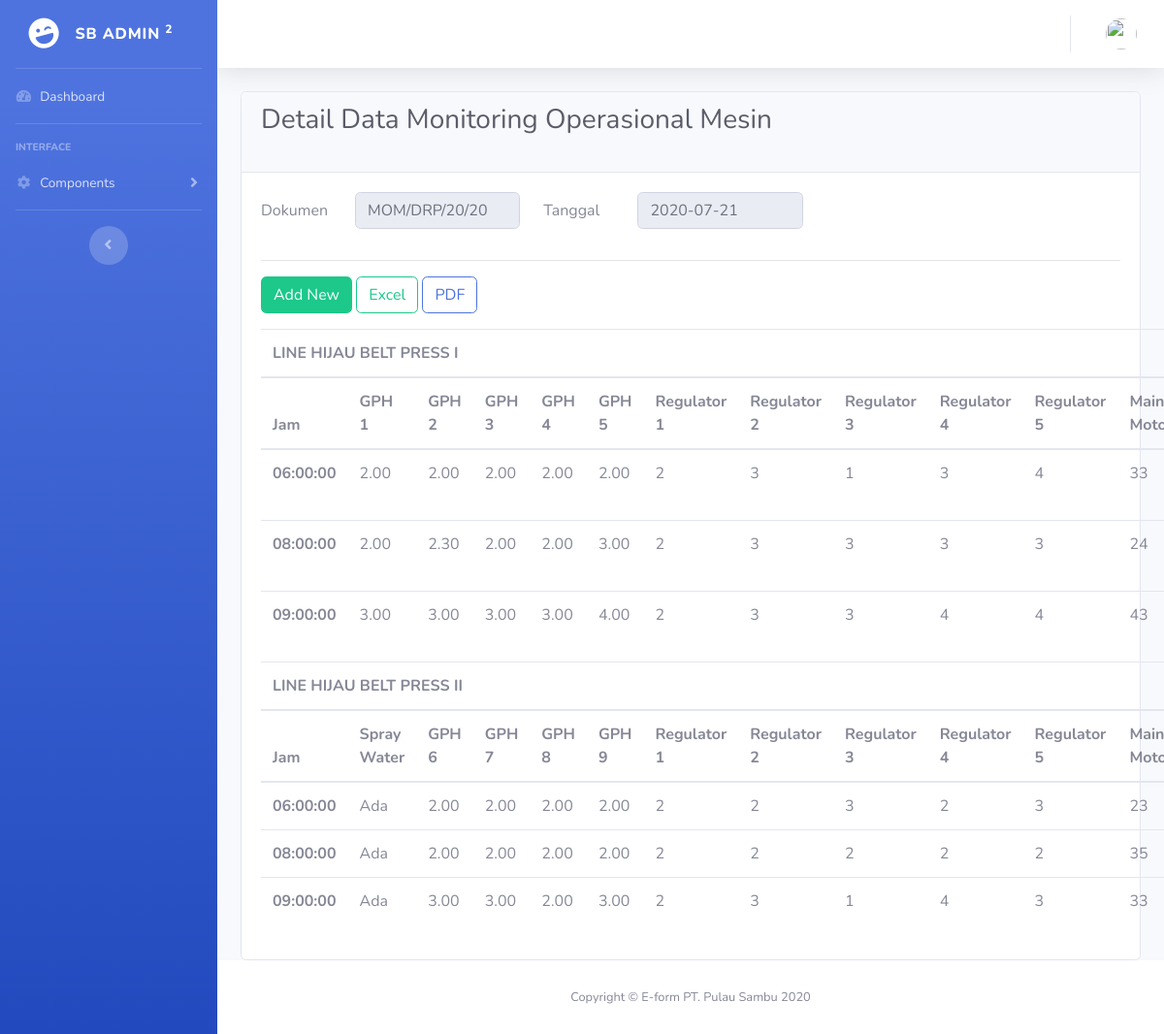
The app's page /dashboard/detail/8 with its own data.
### tables this page shows
CREATE TABLE `header` (
  `id_header` int(11) NOT NULL,
  `doc` varchar(128) NOT NULL,
  `date` date NOT NULL,
  `createdBy` int(11) NOT NULL,
  `createdDate` varchar(128) NOT NULL,
  `updatedBy` int(11) DEFAULT NULL,
  `updatedDate` varchar(128) DEFAULT NULL
);

CREATE TABLE `momitoringmom` (
  `id_mom` int(11) NOT NULL,
  `header_id` int(11) NOT NULL,
  `jam` time NOT NULL,
  `gph1` float(3,2) NOT NULL,
  `gph2` float(3,2) NOT NULL,
  `gph3` float(3,2) NOT NULL,
  `gph4` float(3,2) NOT NULL,
  `gph5` float(3,2) NOT NULL,
  `regulator1_bp1` int(11) NOT NULL,
  `regulator2_bp1` int(11) NOT NULL,
  `regulator3_bp1` int(11) NOT NULL,
  `regulator4_bp1` int(11) NOT NULL,
  `regulator5_bp1` int(11) NOT NULL,
  `mainMotor_bp1` int(11) NOT NULL,
  `sprayWater` tinyint(1) NOT NULL,
  `gph6` float(3,2) NOT NULL,
  `gph7` float(3,2) NOT NULL,
  `gph8` float(3,2) NOT NULL,
  `gph9` float(3,2) NOT NULL,
  `regulator1_bp2` int(11) NOT NULL,
  `regulator2_bp2` int(11) NOT NULL,
  `regulator3_bp2` int(11) NOT NULL,
  `regulator4_bp2` int(11) NOT NULL,
  `regulator5_bp2` int(11) NOT NULL,
  `mainMotor_bp2` int(11) NOT NULL
);

### application/controllers/Dashboard.php (called while the page is built, shortened)
<?php
class Dashboard extends CI_Controller
{
     public function detail($id_header)
     {
          $data['title'] = 'Detail MOM';
          $data['user'] = $this->dashboard_model->getSession();
          $data['header'] = $this->dashboard_model->getIdHeader($id_header);
          $data['momitoringmom'] = $this->dashboard_model->getDetail($id_header);
          $this->load->view('tampilan/header', $data);
          $this->load->view('tampilan/navbar', $data);
          $this->load->view('tampilan/topbar', $data);
          $this->load->view('dashboard/detail', $data);
          $this->load->view('tampilan/footer');
     }
}

### index.php (called while the page is built, shortened)
<?php
require_once BASEPATH.'core/CodeIgniter.php';

### application/models/Dashboard_model.php (called while the page is built, shortened)
<?php
class Dashboard_model extends CI_Model
{
     public function getIdHeader($id_header)
     {
          return $this->db->get_where('header', ['id_header' => $id_header])->row_array();
     }
     public function getDetail($id_header)
     {
          $this->db->select('*', 'header.doc', 'header.date', 'header.id', 'header.name');
          $this->db->from('header');
          $this->db->join('momitoringmom', 'momitoringmom.header_id = header.id_header');
          $this->db->where('momitoringmom.header_id', $id_header);
          $this->db->order_by('momitoringmom.jam');
          return $this->db->get()->result_array();
     }
}

### application/views/dashboard/detail.php (the view, shortened to what this page needs)
<div class="container-fluid">
     <div class="card">
          <div class="card-header">
               <h1 class="h3 mb-4 text-gray-800">Detail Data Monitoring Operasional Mesin</h1>
          </div>
          <div class="card-body">
               <form action="" method="POST">
                    <div class="form-group row">
                         <div class="form-group row col-sm-8">
                              <label for="doc" class="col-sm-2 col-form-label">Dokumen</label>
                              <div class="col-sm">
                                   <input type="text" readonly class="form-control" id="doc" name="doc" value="<?= $header['doc']; ?>">
                              </div>
                              <label for="date" class="col-sm-2 col-form-label">Tanggal</label>
                              <div class="col-sm">
                                   <input type="text" readonly class="form-control" id="date" name="date" value="<?= $header['date']; ?>">
                              </div>
                         </div>
                    </div>
               </form>
               <hr>
               <a href="<?= base_url('dashboard/tambah/' . $header['id_header']) ?>" class="btn btn-success mb-3">Add New</a>
               <a href="<?= base_url('dashboard/laporanExcel/' . $header['id_header']) ?>" class="btn btn-outline-success mb-3" name="id_header">Excel</a>
               <a href="<?= base_url('dashboard/laporanPDF/' . $header['id_header']) ?>" class="btn btn-outline-primary mb-3" name="id_header">PDF</a>
               <table class="table">
                    <thead>
                         <tr>
                              <th colspan="13">
                                   LINE HIJAU BELT PRESS I
                              </th>
                         </tr>
                         <tr>
                              <th scope="col">Jam</th>
                              <th scope="col">GPH 1</th>
                              <th scope="col">GPH 2</th>
                              <th scope="col">GPH 3</th>
                              <th scope="col">GPH 4</th>
                              <th scope="col">GPH 5</th>
                              <th scope="col">Regulator 1</th>
                              <th scope="col">Regulator 2</th>
                              <th scope="col">Regulator 3</th>
                              <th scope="col">Regulator 4</th>
                              <th scope="col">Regulator 5</th>
                              <th scope="col">Main Motor</th>
                         </tr>
                    </thead>
                    <tbody>
                         <?php foreach ($momitoringmom as $mm) : ?>
                              <tr>
                                   <th><?= $mm['jam']; ?></th>
                                   <td><?= $mm['gph1']; ?></td>
                                   <td><?= $mm['gph2']; ?></td>
                                   <td><?= $mm['gph3']; ?></td>
                                   <td><?= $mm['gph4']; ?></td>
                                   <td><?= $mm['gph5']; ?></td>
                                   <td><?= $mm['regulator1_bp1']; ?></td>
                                   <td><?= $mm['regulator2_bp1']; ?></td>
                                   <td><?= $mm['regulator3_bp1']; ?></td>
                                   <td><?= $mm['regulator4_bp1']; ?></td>
                                   <td><?= $mm['regulator5_bp1']; ?></td>
                                   <td><?= $mm['mainMotor_bp1']; ?></td>
                              </tr>
                         <?php endforeach; ?>
                    </tbody>
                    <thead>
                         <tr>
                              <th colspan="13">
                                   LINE HIJAU BELT PRESS II
                              </th>
                         </tr>
                         <tr>
                              <th scope="col">Jam</th>
                              <th scope="col">Spray Water</th>
                              <th scope="col">GPH 6</th>
                              <th scope="col">GPH 7</th>
                              <th scope="col">GPH 8</th>
                              <th scope="col">GPH 9</th>
                              <th scope="col">Regulator 1</th>
                              <th scope="col">Regulator 2</th>
                              <th scope="col">Regulator 3</th>
                              <th scope="col">Regulator 4</th>
                              <th scope="col">Regulator 5</th>
                              <th scope="col">Main Motor</th>
                         </tr>
                    </thead>
                    <tbody>
                         <?php foreach ($momitoringmom as $mm) : ?>
                              <tr>
                                   <th><?= $mm['jam']; ?></th>
                                   <td>
                                        <?php
                                        if ($mm['sprayWater'] == 1) {
                                             echo "Ada";
                                        } else {
                                             echo "Tidak Ada";
                                        }
                                        ?>
                                   </td>
                                   <td><?= $mm['gph6']; ?></td>
                                   <td><?= $mm['gph7']; ?></td>
                                   <td><?= $mm['gph8']; ?></td>
                                   <td><?= $mm['gph9']; ?></td>
                                   <td><?= $mm['regulator1_bp2']; ?></td>
                                   <td><?= $mm['regulator2_bp2']; ?></td>
                                   <td><?= $mm['regulator3_bp2']; ?></td>
                                   <td><?= $mm['regulator4_bp2']; ?></td>
                                   <td><?= $mm['regulator5_bp2']; ?></td>
                                   <td><?= $mm['mainMotor_bp2']; ?></td>
                              </tr>
                         <?php endforeach; ?>
                    </tbody>
               </table>
          </div>
     </div>
</div>

### records on screen
header: doc "MOM/DRP/20/20", date "2020-07-21"
momitoringmom: jam "06:00:00", gph1 "2.00", gph2 "2.00", gph3 "2.00", gph4 "2.00", gph5 "2.00", regulator1_bp1 "2", regulator2_bp1 "3", regulator3_bp1 "1", regulator4_bp1 "3", regulator5_bp1 "4", mainMotor_bp1 "33", sprayWater "Ada", gph6 "2.00", gph7 "2.00", gph8 "2.00", gph9 "2.00", regulator1_bp2 "2", regulator2_bp2 "2", regulator3_bp2 "3", regulator4_bp2 "2", regulator5_bp2 "3", mainMotor_bp2 "23"
momitoringmom: jam "08:00:00", gph1 "2.00", gph2 "2.30", gph3 "2.00", gph4 "2.00", gph5 "3.00", regulator1_bp1 "2", regulator2_bp1 "3", regulator3_bp1 "3", regulator4_bp1 "3", regulator5_bp1 "3", mainMotor_bp1 "24", sprayWater "Ada", gph6 "2.00", gph7 "2.00", gph8 "2.00", gph9 "2.00", regulator1_bp2 "2", regulator2_bp2 "2", regulator3_bp2 "2", regulator4_bp2 "2", regulator5_bp2 "2", mainMotor_bp2 "35"
momitoringmom: jam "09:00:00", gph1 "3.00", gph2 "3.00", gph3 "3.00", gph4 "3.00", gph5 "4.00", regulator1_bp1 "2", regulator2_bp1 "3", regulator3_bp1 "3", regulator4_bp1 "4", regulator5_bp1 "4", mainMotor_bp1 "43", sprayWater "Ada", gph6 "3.00", gph7 "3.00", gph8 "2.00", gph9 "3.00", regulator1_bp2 "2", regulator2_bp2 "3", regulator3_bp2 "1", regulator4_bp2 "4", regulator5_bp2 "3", mainMotor_bp2 "33"
